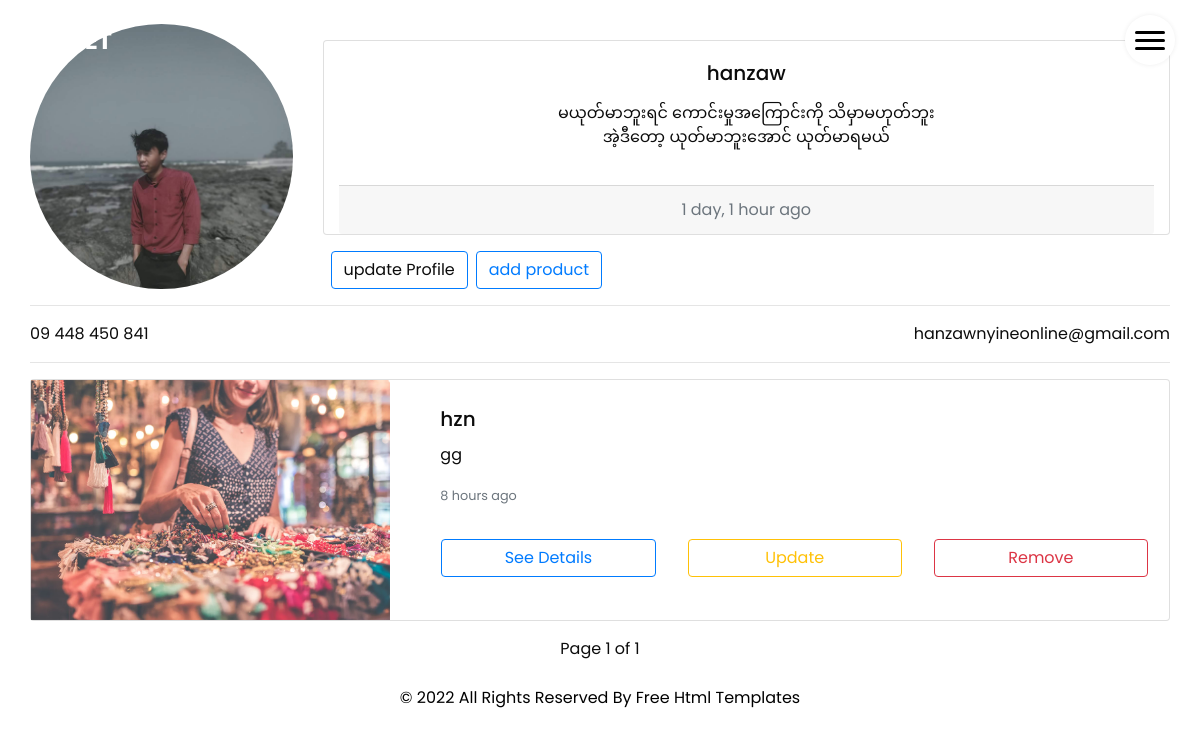
/profile/ (signed in), run on the app's committed database.
### jade/models.py (models this page shows, shortened)
class Profile(models.Model):
    username = models.ForeignKey(User, models.CASCADE, related_name="user_profiles")
    phone_no = models.CharField(max_length=50, blank=True)
    description = models.TextField()
    image = models.ImageField(upload_to='profiles/', blank=True)
    created = models.DateTimeField(auto_now_add=True)

class Product(models.Model):
    name = models.CharField(max_length=500)
    slug = models.SlugField(max_length=500, unique_for_date='created')
    category = models.ForeignKey(Category, models.CASCADE, related_name="product_category")
    price = models.IntegerField()
    description = models.TextField()
    author = models.ForeignKey(User, models.CASCADE, related_name="user_products")
    created = models.DateTimeField(auto_now_add=True)
    def get_absolute_url(self):
        return reverse('jade:product_detail', args=[self.created.year, self.created.month, self.created.day, self.slug])
    def get_product_update_url(self):
        return reverse('jade:update_product', args=[self.created.year, self.created.month, self.created.day, self.slug])

class ProductImage(models.Model):
    product = models.ForeignKey(Product, models.CASCADE, related_name="product_image")
    image = models.ImageField(upload_to='products/%Y/%m/%d', blank=True)
    created = models.DateTimeField(auto_now_add=True)

### jade/views.py (the view)
# urls.py: path('profile/', views.profile, name="profile"),
def profile(request):
    user_profile = get_object_or_404(Profile, username=request.user)
    products = Product.objects.filter(author=request.user).order_by('-created')
    paginator = Paginator(products, 5)
    page = request.GET.get('page')
    try:
        products = paginator.page(page)
    except PageNotAnInteger:
        products = paginator.page(1)
    except EmptyPage:
        products = paginator.page(paginator.num_pages)
    return render(request, 'jade/about/profile.html', {'user_profile': user_profile, 'products': products})

### templates/jade/about/profile.html
{% extends 'jade/base.html' %}
{% load static %}
{% load humanize %}
{% block content %}
    <section class="about_section  ">
        <div class="container">
            <div class="row mt-4">
                <div class="col-3">
                    <img src="{% if user_profile.image.url %}{{ user_profile.image.url }} {% else %}{% static 'images/no_image.png' %}{% endif %}" class="rounded-circle" width="100%">
                </div>
                <div class="col mt-3">
                    <div class=" col card text-center">
                        <div class="card-body">
                            <h5 class="card-title">{{ user_profile.username }}</h5>
                            <p class="card-text text-center">{{ user_profile.description|linebreaks }}</p>
                        </div>
                        <div class="card-footer text-muted">
                            {{ user_profile.created|naturaltime }}
                        </div>
                    </div>
                    <div class="row mt-3 mx-1">
                        <a class="btn btn-outline-primary mx-1">update Profile</a>
                        <a class="btn btn-outline-primary mx-1" href="{% url 'jade:add_product' %}">add product</a>
                    </div>
                </div>
            </div>
            <hr/>
            <div class="row">
                <div class="col text-left">{{ user_profile.phone_no }}</div>
                <div class="col text-right">{{ user_profile.username.email }}</div>
            </div>
            {% for product in products %}
                <hr/>
                <div class="card mb-3">
                    <div class="row g-0">
                        <div class="col-md-4">
                            <img src="{% if product.product_image.all.0.image %}{{ product.product_image.all.0.image.url }}{% else %}{% static 'images/no_image.png' %}{% endif %}" class="img-fluid rounded-start"
                                 alt="{% if product.product_image.all.0.image %}{{ product.product_image.all.0.image.url }}{% else %}{% static 'images/no_image.png' %}{% endif %}" width="100%">
                        </div>
                        <div class="col-md-8">
                            <div class="card-body">
                                <h5 class="card-title">{{ product.name }}</h5>
                                <p class="card-text">{{ product.description|truncatewords:30 }}</p>
                                <p class="card-text"><small class="text-muted">{{ product.created|naturaltime }}</small></p>
                                <div class="row">
                                    <a href="{{ product.get_absolute_url }}" class="col btn btn-outline-primary m-3">See Details</a>
                                    <a href="{{ product.get_product_update_url }}" class="col btn btn-outline-warning m-3">Update</a>
                                    <a href="{{ product.get_absolute_url }}" class="col btn btn-outline-danger m-3">Remove</a>
                                </div>
                            </div>
                        </div>
                    </div>
                </div>
            {% endfor %}
        </div>
    </section>
        {% include "jade/components/pagination.html" with page=products %}
{% endblock %}

### jade/static/css/style.css (style rules this page uses)
body { font-family: "Poppins", sans-serif; color: #0c0c0c; background-color: #ffffff; overflow-x: hidden; }
a, a:hover, a:focus { text-decoration: none; }
.btn, .btn:focus { outline: none !important; -webkit-box-shadow: none; box-shadow: none; }
.about_section .row { -webkit-box-align: center; -ms-flex-align: center; align-items: center; }

### jade/static/css/responsive.css (style rules this page uses)
@media (min-width: 1200px) { .container { max-width: 1170px; } }

### data on the page
Profile: image (picture), username "hanzaw", description "မယုတ်မာဘူးရင် ကောင်းမှုအကြောင်းကို သိမှာမဟုတ်ဘူး အဲ့ဒီတော့ ယုတ်မာဘူးအောင် ယုတ်မာရမယ်", created "1 day, 1 hour ago", phone_no "09 448 450 841", username.email "hanzawnyineonline@gmail.com"
Product: id.image (picture), name "hzn", description "gg", created "8 hours ago"

### other printed values
{{ page.number }} "1"
{{ page.paginator.num_pages }} "1"
